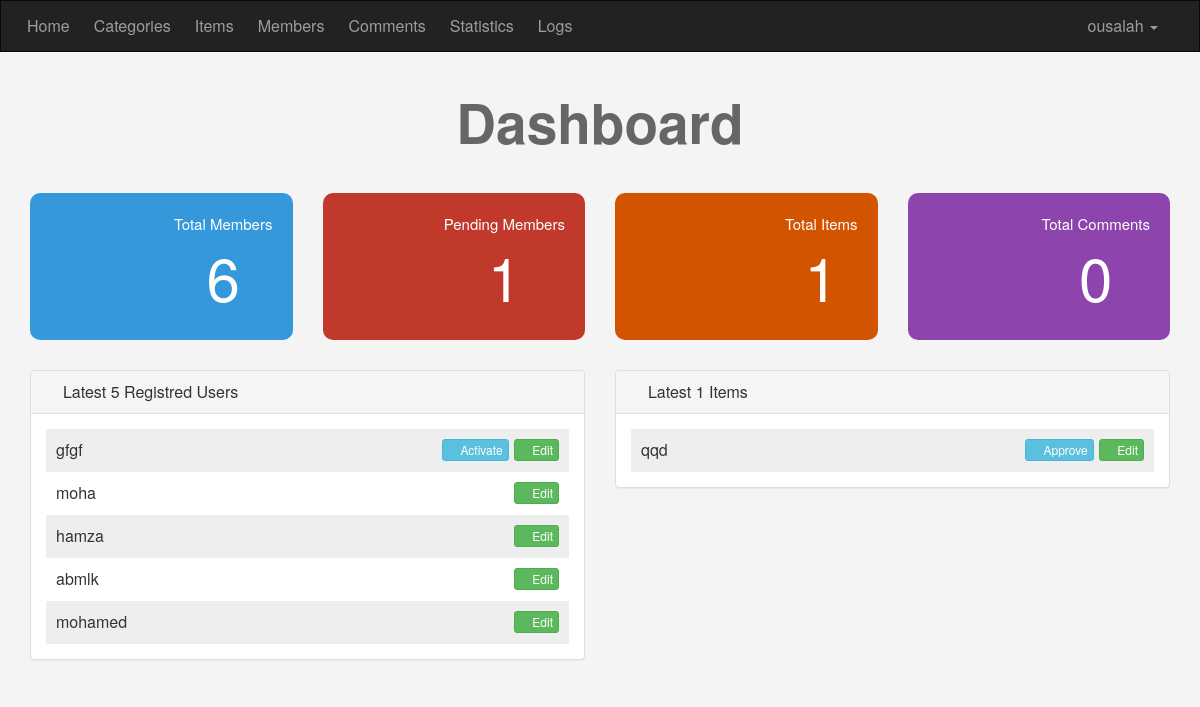
/admin/dashboard.php (signed in), run on an earlier commit of the app's database.
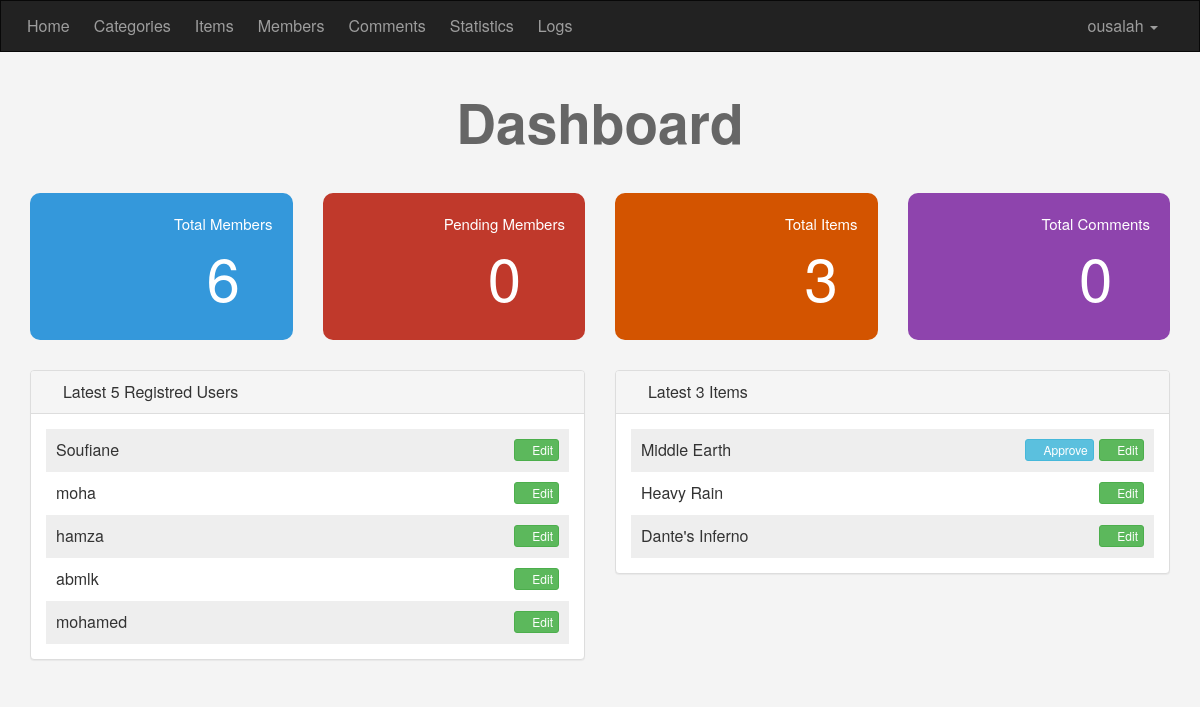
And on a later commit of the database.
### tables this page shows
CREATE TABLE `users` (
  `UserID` int(11) NOT NULL,
  `Username` varchar(255) NOT NULL,
  `Password` varchar(255) NOT NULL,
  `Email` varchar(255) NOT NULL,
  `FullName` varchar(255) NOT NULL,
  `GroupID` int(11) NOT NULL DEFAULT '0',
  `TrustStatus` int(11) NOT NULL DEFAULT '0',
  `RegStatus` int(11) NOT NULL DEFAULT '0' COMMENT 'Registration Approval',
  `Date` date NOT NULL
);

CREATE TABLE `items` (
  `ItemID` int(11) NOT NULL,
  `Name` varchar(255) NOT NULL,
  `Description` text NOT NULL,
  `Price` varchar(255) NOT NULL,
  `Add_Date` date NOT NULL,
  `Country_Made` varchar(255) NOT NULL,
  `Image` varchar(255) NOT NULL,
  `Status` varchar(255) NOT NULL COMMENT 'New, Used, Like New, ...',
  `Rating` smallint(6) NOT NULL,
  `Approve` tinyint(4) NOT NULL DEFAULT '0' COMMENT '0 == Not approved, 1 == approved',
  `CatID` int(11) NOT NULL,
  `MemberID` int(11) NOT NULL
);

### admin/includes/functions/functions.php (called while the page is built, shortened)
<?php
  function countItems($item, $table, $conditions = array()) {
    global $con;
    $where  = "";
    $keys   = array();
    $values = array();
    if (!empty($conditions) && is_array($conditions)) {
      $where = " WHERE ";
      foreach ($conditions as $key => $value) {
        $keys[] = "$key = ?";
        $values[] = $value;
      }
    }
    $keysDB = implode(" AND ", $keys);
    $stmt = $con->prepare("SELECT COUNT($item) FROM $table $where $keysDB");
    $stmt->execute($values);
    return $stmt->fetchColumn();
  }
  function getLatest($select, $table, $order, $limit = 5) {
    global $con;
    $stmt = $con->prepare("SELECT $select FROM $table ORDER BY $order DESC LIMIT $limit");
    $stmt->execute();
    return $stmt->fetchAll();
  }

### admin/dashboard.php (the view, shortened to what this page needs)
<?php
  if (isset($_SESSION['Username'])) {
    include 'init.php';
    $latestUsers = 5;
    $users = getLatest("*", "users", "UserID", $latestUsers);
    $latestUsersCount = count($users);
    $latestUsers = ($latestUsers >= $latestUsersCount) ? ($latestUsersCount > 0 ? $latestUsersCount : "") : $latestUsers;
    $latestItems = 5;
    $items = getLatest("*", "items", "ItemID", $latestItems);
    $latestItemsCount = count($items);
    $latestItems = ($latestItems >= $latestItemsCount) ? ($latestItemsCount > 0 ? $latestItemsCount : "") : $latestItems;
?>
    <div class="home-stats text-center">
      <div class="container">
        <h1>Dashboard</h1>
        <div class="row">
          <div class="col-md-3">
            <div class="stat st-members">
              <i class="fa fa-users"></i>
              <div class="info">
                Total Members
                <span><a href="members.php"><?php echo countItems("UserID", "users"); ?></a></span>
              </div>
            </div>
          </div>
          <div class="col-md-3">
            <div class="stat st-pending">
              <i class="fa fa-user-plus"></i>
              <div class="info">
                Pending Members
                <span><a href="members.php?do=manage&page=pending"><?php echo countItems("UserID", "users", array('RegStatus' => 0)); ?></a></span>
              </div>
            </div>
          </div>
          <div class="col-md-3">
            <div class="stat st-items">
              <i class="fa fa-tags"></i>
              <div class="info">
                Total Items
                <span><a href="items.php"><?php echo countItems("ItemID", "items"); ?></a></span>
              </div>
            </div>
          </div>
          <div class="col-md-3">
            <div class="stat st-comments">
              <i class="fa fa-comments"></i>
              <div class="info">
                Total Comments
                <span>0</span>
              </div>
            </div>
          </div>
        </div>
      </div>
    </div>
    <div class="latest">
      <div class="container">
        <div class="row">
          <div class="col-sm-6">
            <div class="panel panel-default">
              <div class="panel-heading">
                <i class="fa fa-users"></i> Latest <?php echo $latestUsers ?> Registred Users
                <span class="toggle-latest-info pull-right"><i class="fa fa-plus fa-lg"></i></span>
              </div>
              <div class="panel-body">
                <ul class="list-unstyled latest-users">
                  <?php
                    if ($latestUsersCount <= 0):
                      echo "<li class='text-center'>No Data to Show.</li>";
                    else:
                      foreach ($users as $user):
                        echo '<li>' . $user["Username"];
                          echo '<a href="members.php?do=edit&userid=' . $user['UserID'] . '" class="btn btn-success btn-xs pull-right"><i class="fa fa-edit"></i> Edit</a>';
                          if ($user["RegStatus"] == 0) echo '<a href="members.php?do=activate&userid=' . $user['UserID'] . '" class="btn btn-info btn-xs pull-right"><i class="fa fa-check"></i> Activate</a>';
                          echo "</li>";
                      endforeach;
                    endif;
                  ?>
                </ul>
              </div>
            </div>
          </div>
            <div class="col-sm-6">
              <div class="panel panel-default">
                <div class="panel-heading">
                  <i class="fa fa-tags"></i> Latest <?php echo $latestItems ?> Items
                  <span class="toggle-latest-info pull-right"><i class="fa fa-plus fa-lg"></i></span>
                </div>
                <div class="panel-body">
                  <ul class="list-unstyled latest-items">
                    <?php
                      if ($latestItemsCount <= 0):
                        echo "<li class='text-center'>No Data to Show.</li>";
                      else:
                        foreach ($items as $item):
                          echo '<li>' . $item["Name"];
                            echo '<a href="items.php?do=edit&itemid=' . $item['ItemID'] . '" class="btn btn-success btn-xs pull-right"><i class="fa fa-edit"></i> Edit</a>';
                            if ($item["Approve"] == 0) echo '<a href="items.php?do=approve&itemid=' . $item['ItemID'] . '" class="btn btn-info btn-xs pull-right"><i class="fa fa-check"></i> Approve</a>';
                            echo "</li>";
                        endforeach;
                      endif;
                    ?>
                  </ul>
                </div>
              </div>
            </div>
        </div>
      </div>
    </div>
<?php
    include $tpl . "footer.php";
  } else {
    header('Location: index.php');
    exit();
  }

### admin/includes/templates/header.php (shortened to what this page needs)
<!DOCTYPE html>
<html lang="en" dir="ltr">
  <head>
    <link rel="stylesheet" href="<?php echo $css . 'bootstrap.min.css' ?>">
    <link rel="stylesheet" href="<?php echo $css . 'font-awesome.min.css' ?>">
    <link rel="stylesheet" href="<?php echo $css . 'jquery-ui.css' ?>">
    <link rel="stylesheet" href="<?php echo $css . 'jquery.selectBoxIt.css' ?>">
    <link rel="stylesheet" href="<?php echo $css . 'backend.css' ?>">
  </head>
  <body>

### admin/init.php (shortened to what this page needs)
<?php
  include 'connect.php';
  $lang = "includes/languages/";
  $tpl  = "includes/templates/";
  $func = "includes/functions/";
  $css  = "layout/css/";
  include $func . "functions.php";
  include $lang . "english.php";
  include $tpl . "header.php";
  if (!isset($noNavbar)) { include $tpl . "navbar.php"; }

### admin/includes/templates/navbar.php (shortened to what this page needs)
<nav class="navbar navbar-inverse">
  <div class="container">
    <div class="navbar-header">
      <a class="navbar-brand" href="dashboard.php"><?php lang('ADMIN_HOME'); ?></a>
    </div>
    <div class="collapse navbar-collapse" id="app-nav">
      <ul class="nav navbar-nav">
        <li><a href="categories.php"><?php lang('ADMIN_CATEGORIES') ?></a></li>
        <li><a href="items.php"><?php lang('ADMIN_ITEMS') ?></a></li>
        <li><a href="members.php"><?php lang('ADMIN_MEMBERS') ?></a></li>
        <li><a href="comments.php"><?php lang('ADMIN_COMMENTS') ?></a></li>
        <li><a href="#"><?php lang('ADMIN_STATISTICS') ?></a></li>
        <li><a href="#"><?php lang('ADMIN_LOGS') ?></a></li>
      </ul>
      <ul class="nav navbar-nav navbar-right">
        <li class="dropdown">
          <a href="#" class="dropdown-toggle" data-toggle="dropdown" role="button" aria-haspopup="true" aria-expanded="false">
            <?php if (isset($_SESSION['Username'])) { echo $_SESSION['Username']; } ?>
            <span class="caret"></span>
          </a>
        </li>
      </ul>
    </div>
  </div>
</nav>

### admin/includes/languages/english.php
<?php
  function lang( $phrase ) {
    static $lang = array(
      'ADMIN_DEFAULT_PAGE_TITLE'     => 'Default',
      'ADMIN_LOGIN_PAGE_TITLE'       => 'Login',
      'ADMIN_DASHBOARD_PAGE_TITLE'   => 'Dashboard',
      'ADMIN_HOME'         => 'Home',
      'ADMIN_CATEGORIES'   => 'Categories',
      'ADMIN_ITEMS'        => 'Items',
      'ADMIN_MEMBERS'      => 'Members',
      'ADMIN_COMMENTS'     => 'Comments',
      'ADMIN_STATISTICS'   => 'Statistics',
      'ADMIN_LOGS'         => 'Logs',
      'ADMIN_EDIT_PROFILE' => 'Edit Profile',
      'ADMIN_SETTINGS'     => 'Settings',
      'ADMIN_LOGOUT'       => 'Logout',
      'ADMIN_LOGIN'                 => 'Admin Login',
      'ADMIN_PLACEHOLDER_USERNAME'  => 'Username',
      'ADMIN_PLACEHOLDER_PASSWORD'  => 'Password',
      'ADMIN_BTN_LOGIN'             => 'Login',
    );
    echo $lang[$phrase];
  }

### admin/includes/templates/footer.php (shortened to what this page needs)
  </body>
</html>

### admin/layout/css/backend.css (style rules this page uses)
body { background-color: #f4f4f4; font-size: 16px; }
.navbar { border-radius: 0; margin-bottom: 0; }
.nav > li > a, .navbar-brand { padding: 15px 12px; }
.navbar-brand { font-size: 1em; }
.home-stats .stat { padding: 20px; font-size: 15px; color: #fff; border-radius: 10px; position: relative; overflow: hidden; }
.home-stats .stat i { position: absolute; font-size: 80px; top: 35px; left: 30px; }
.home-stats .stat .info { float: right; }
.home-stats .stat a { color: #fff; }
.home-stats .st-members { background-color: #3498db; }
.home-stats .st-pending { background-color: #c0392b; }
.home-stats .st-items { background-color: #d35400; }
.home-stats .st-comments { background-color: #8e44ad; }
.home-stats .stat span { display: block; font-size: 60px; }
.latest { margin-top: 30px; }
.latest .toggle-latest-info { color: #333; cursor: pointer; }
.latest .latest-users, .latest .latest-items { margin-bottom: 0; }
.latest .latest-users li, .latest .latest-items li { padding: 10px; overflow: hidden; }
.latest .latest-users li:nth-child(odd), .latest .latest-items li:nth-child(odd) { background-color: #eee; }
.latest .latest-users li .btn-info, .latest .latest-items li .btn-info { margin-right: 5px; }
h1 { font-size: 55px; margin: 40px 0; font-weight: bold; color: #666; }

What changed in the data, as far as the page shows it:
removed items: Name "qqd"
changed users: Username "gfgf" → "Soufiane"; no longer shows "Activate"
added items: Name "Middle Earth"
added items: Name "Heavy Rain"
added items: Name "Dante's Inferno"
Also different on the page:
countItems("UserID", "users", array('RegStatus' => 0)): "1" → "0"
countItems("ItemID", "items"): "1" → "3"
$latestItems: "1" → "3"
